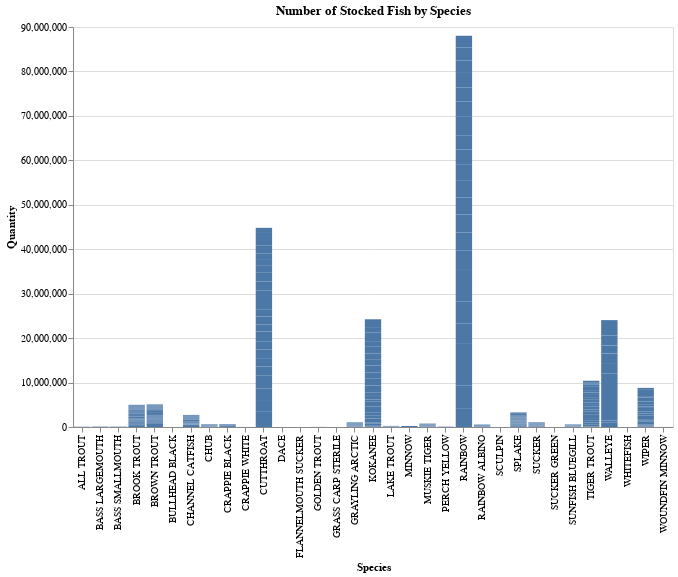

The code cell stored with this chart in its notebook:
### Markdown cell above
### Vis: Bar chart for number of stocked fish by species

### Code cell
#Vis: Bar chart for number of stocked fish by species 
#Change interactivity to be by year

count_by_species = fish_stock_data.groupby(['Year', 'Species'])['Quantity'].sum().reset_index()
count_by_species["Year_only"] = count_by_species["Year"]


year_slider = alt.binding_range(name="Select a year : ", min=count_by_species["Year_only"].min(), max=count_by_species["Year_only"].max(), step=1)
selected_year =  alt.selection_point(fields=["Year_only"], bind=year_slider)

base_plot = alt.Chart(count_by_species)

bar_chart = base_plot.mark_bar().encode(
    x='Species',
    y='Quantity'
).properties(
    width=600,
    height=400,
    title='Number of Stocked Fish by Species'
).transform_filter(
    selected_year
).add_params(
    selected_year
)

bar_chart

### Figure 1 — Vega-Lite specification as saved in the notebook (floating-point values rounded to 4 significant figures; data arrays with more than 128 entries replaced by an {"elided": "..."} marker saying what was removed)
{"config": {"view": {"continuousWidth": 300, "continuousHeight": 300}}, "data": {"name": "data-bd552480ef677f7e4c641aa73f531170"}, "mark": {"type": "bar"}, "encoding": {"x": {"field": "Species", "type": "nominal"}, "y": {"field": "Quantity", "type": "quantitative"}}, "height": 400, "params": [{"name": "param_1", "select": {"type": "point", "fields": ["Year_only"]}, "bind": {"input": "range", "max": 2024.0, "min": 2002.0, "name": "Select a year : ", "step": 1}}], "title": "Number of Stocked Fish by Species", "transform": [{"filter": {"param": "param_1"}}], "width": 600, "$schema": "https://vega.github.io/schema/vega-lite/v5.8.0.json", "datasets": {"data-bd552480ef677f7e4c641aa73f531170": {"elided": "443 records"}}}
